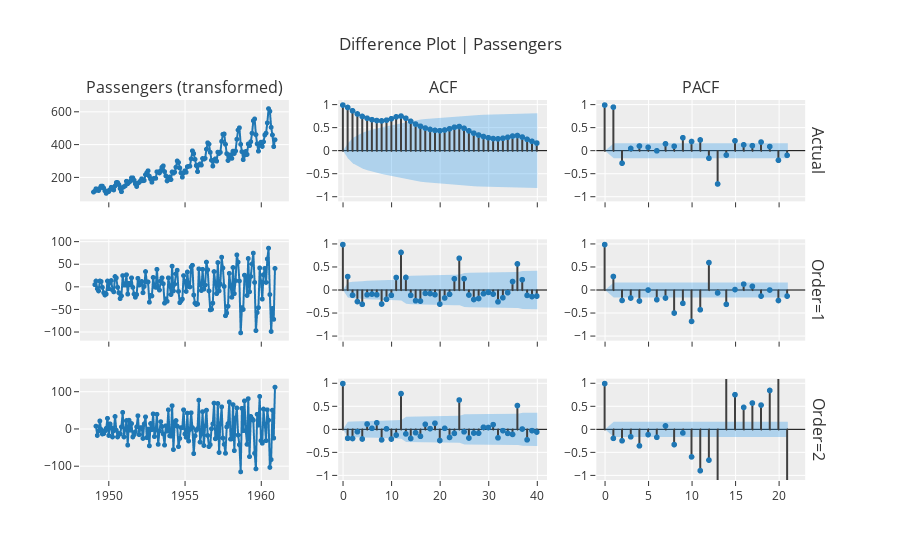

The notebook cell this image was saved under:
### Markdown cell above
## Selecting p and q: 
Remember, to select p and q, we must first make the data astationary! That's why we will plot the difference model. 

**Difference plotting using orders:**

### Code cell
exp.plot_model(plot="diff", data_kwargs={"order_list": [1,2], "acf": True, "pacf": True})
